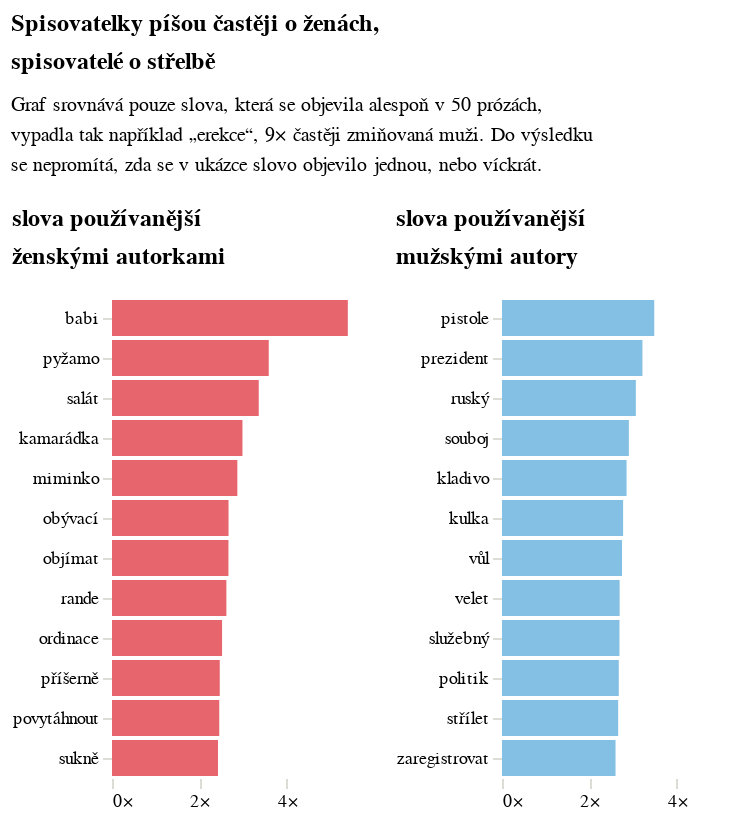

The notebook cell this image was saved under:
### Code cell
# Chart for "mužští autoři"
muzsti_autori = alt.Chart(
    do_grafu2[do_grafu2["mz"] == "mužští autoři"]
).mark_bar().encode(
    alt.X("rozdíl:Q", title=None, axis=alt.Axis(labelExpr="datum.label + '×'", domainOpacity=0, tickColor='#DCDDD6')),
    alt.Y('slovo:N', sort='-x', title=None, axis=alt.Axis(tickColor='#DCDDD6', domainOpacity=0)),
    alt.Color("mz:N", legend=None, scale=alt.Scale(range=['#84c0e4'])),
).properties(title={"text": ["slova používanější","mužskými autory"], 'fontSize': 12}, width=120)

# Chart for "ženské autorky"
zenske_autorky = alt.Chart(
    do_grafu2[do_grafu2["mz"] == "ženské autorky"]
).mark_bar().encode(
    alt.X("rozdíl:Q", title=None, axis=alt.Axis(labelExpr="datum.label + '×'", domainOpacity=0, tickColor='#DCDDD6')),
    alt.Y('slovo:N', sort='-x', title=None, axis=alt.Axis(tickColor='#DCDDD6', domainOpacity=0)),
    alt.Color("mz:N", legend=None, scale=alt.Scale(range=['#E7666E'])),
).properties(title={"text": ["slova používanější","ženskými autorkami"], 'fontSize': 12}, width=120)

# Combine the charts with shared x-axis scale and original title
mz_graf = alt.hconcat(
    zenske_autorky,
    muzsti_autori
).resolve_scale(
    x='shared',  # Ensures the x-axes share the same scale
    color='independent'  # Allows each chart to use its own color encoding
).properties(
    title={
        'text': titulek,
        'subtitle': podtitulek
    }
).configure_view(stroke='transparent').configure_axisX(
    grid=False, domain=False
)

mz_graf

### Figure 1 — Vega-Lite specification as saved in the notebook (floating-point values rounded to 4 significant figures)
{"config": {"title": {"font": "Noticia Text", "fontSize": 12, "anchor": "start", "lineHeight": 19, "fontWeight": "bolder", "subtitleFont": "Noticia Text", "subtitleFontSize": 10, "subtitleLineHeight": 15, "subtitlePadding": 10, "dy": -10}, "axis": {"labelFont": "Asap", "titleFont": "Asap", "fontWeight": "lighter", "titleFontWeight": "lighter", "labelFontSize": 9, "titleFontSize": 9, "labelPadding": 2, "titlePadding": 9, "domainOpacity": 0, "tickColor": "#DCDDD6"}, "legend": {"labelFont": "Asap", "labelFontWeight": "normal", "titleFont": "Asap", "titleFontWeight": "normal", "labelFontSize": 9, "titleFontSize": 9}, "axisX": {"domain": false, "grid": false}, "view": {"stroke": "transparent"}}, "hconcat": [{"data": {"name": "data-f7f588beb531df831a1e589c03c6df82"}, "mark": {"type": "bar"}, "encoding": {"color": {"field": "mz", "legend": null, "scale": {"range": ["#E7666E"]}, "type": "nominal"}, "x": {"axis": {"domainOpacity": 0, "labelExpr": "datum.label + '×'", "tickColor": "#DCDDD6"}, "field": "rozdíl", "title": null, "type": "quantitative"}, "y": {"axis": {"domainOpacity": 0, "tickColor": "#DCDDD6"}, "field": "slovo", "sort": "-x", "title": null, "type": "nominal"}}, "title": {"text": ["slova používanější", "ženskými autorkami"], "fontSize": 12}, "width": 120}, {"data": {"name": "data-630444ed63d8858614c35b1a7f70d073"}, "mark": {"type": "bar"}, "encoding": {"color": {"field": "mz", "legend": null, "scale": {"range": ["#84c0e4"]}, "type": "nominal"}, "x": {"axis": {"domainOpacity": 0, "labelExpr": "datum.label + '×'", "tickColor": "#DCDDD6"}, "field": "rozdíl", "title": null, "type": "quantitative"}, "y": {"axis": {"domainOpacity": 0, "tickColor": "#DCDDD6"}, "field": "slovo", "sort": "-x", "title": null, "type": "nominal"}}, "title": {"text": ["slova používanější", "mužskými autory"], "fontSize": 12}, "width": 120}], "resolve": {"scale": {"color": "independent", "x": "shared"}}, "title": {"text": ["Spisovatelky píšou častěji o ženách,", "spisovatelé o střelbě"], "subtitle": ["Graf srovnává pouze slova, která se objevila alespoň v 50 prózách,", "vypadla tak například „erekce“, 9× častěji zmiňovaná muži. Do výsledku", "se nepromítá, zda se v ukázce slovo objevilo jednou, nebo víckrát."]}, "$schema": "https://vega.github.io/schema/vega-lite/v5.8.0.json", "datasets": {"data-f7f588beb531df831a1e589c03c6df82": [{"slovo": "babi", "rozdíl": 5.405, "mz": "ženské autorky"}, {"slovo": "pyžamo", "rozdíl": 3.592, "mz": "ženské autorky"}, {"slovo": "salát", "rozdíl": 3.363, "mz": "ženské autorky"}, {"slovo": "kamarádka", "rozdíl": 2.989, "mz": "ženské autorky"}, {"slovo": "miminko", "rozdíl": 2.873, "mz": "ženské autorky"}, {"slovo": "obývací", "rozdíl": 2.671, "mz": "ženské autorky"}, {"slovo": "objímat", "rozdíl": 2.668, "mz": "ženské autorky"}, {"slovo": "rande", "rozdíl": 2.621, "mz": "ženské autorky"}, {"slovo": "ordinace", "rozdíl": 2.522, "mz": "ženské autorky"}, {"slovo": "příšerně", "rozdíl": 2.47, "mz": "ženské autorky"}, {"slovo": "povytáhnout", "rozdíl": 2.458, "mz": "ženské autorky"}, {"slovo": "sukně", "rozdíl": 2.429, "mz": "ženské autorky"}], "data-630444ed63d8858614c35b1a7f70d073": [{"slovo": "zaregistrovat", "rozdíl": 2.602, "mz": "mužští autoři"}, {"slovo": "střílet", "rozdíl": 2.662, "mz": "mužští autoři"}, {"slovo": "politik", "rozdíl": 2.676, "mz": "mužští autoři"}, {"slovo": "služebný", "rozdíl": 2.692, "mz": "mužští autoři"}, {"slovo": "velet", "rozdíl": 2.696, "mz": "mužští autoři"}, {"slovo": "vůl", "rozdíl": 2.751, "mz": "mužští autoři"}, {"slovo": "kulka", "rozdíl": 2.775, "mz": "mužští autoři"}, {"slovo": "kladivo", "rozdíl": 2.855, "mz": "mužští autoři"}, {"slovo": "souboj", "rozdíl": 2.907, "mz": "mužští autoři"}, {"slovo": "ruský", "rozdíl": 3.067, "mz": "mužští autoři"}, {"slovo": "prezident", "rozdíl": 3.218, "mz": "mužští autoři"}, {"slovo": "pistole", "rozdíl": 3.489, "mz": "mužští autoři"}]}}
